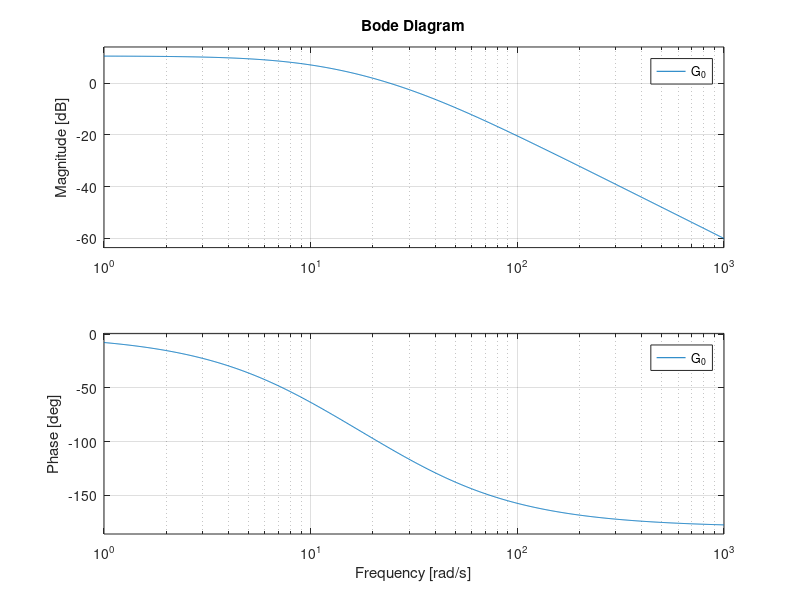

Reproduce this figure in MATLAB. (Note: this script raises an error after producing the figure.)
%% Student ID
ID = 316098052;
disp(ID)
%% 1  Sketch a Bode plot
% The crossover frequency is the frequency in which the equation satisfy:
%
% $$20log_{10}|G\left(jw\right)|=0dB$$

G_0 = tf([0 0 1000],[1 40 300]);
bode(G_0)
cross_freq = allmargin(G_0);
cross_freq.PMFrequency
%%
G_1 = tf([0 0 100],[1 1.2 20.2 4]);
bode(G_1)
cross_freq = allmargin(G_1);
cross_freq.PMFrequency
%%
G_2 = tf([0 50 5000],[1 51 50]);
bode(G_2)
cross_freq = allmargin(G_2);
cross_freq.PMFrequency
%%
G_3 = tf([100 1400 5000],[1 503 1502 1000]);
bode(G_3)
cross_freq = allmargin(G_3);
cross_freq.PMFrequency


%% 2  Space robot
%
% 1. The Bode diagram of the system:
%
% $$G_{c}G\left(s\right)=\frac{781\left(s+10\right)}{s^{2}+22s+484}$$
%

G_c = tf([0 781 7810],[1 22 484]);
bode(G_c)
[mag,phase,wout] = bode(G_c);
[M,I] = max(mag);
max_mag = M
freq_at_max_mag = wout(I)
phase_at_max_mag = phase(I)

%% 3 Closed loop system
%
% 1. Velocity error voefficient:
%
% The steady state of ramp input is:
%
% $$e\left(\infty\right)=\frac{1}{lim_{s\rightarrow0}sG_{C}G\left(s\right)}=\frac{4}{K}$$
%
% $$\frac{4}{K}=\frac{1}{K_{v}}$$
%
% Therefore the required K is:
%
% $$K=40$$
%%
% 2. Bode plot of the open-loop system:
%
% The transfer system is:
%
% $$G_{C}G\left(s\right)=\frac{40s+200}{s^{4}+12s^{3}+22s^{2}+20s}$$

G_c = tf([0 40 200],[1 12 22 20 0]);
bode(G_c)
cross_freq = allmargin(G_c);
cross_freq.PMFrequency
